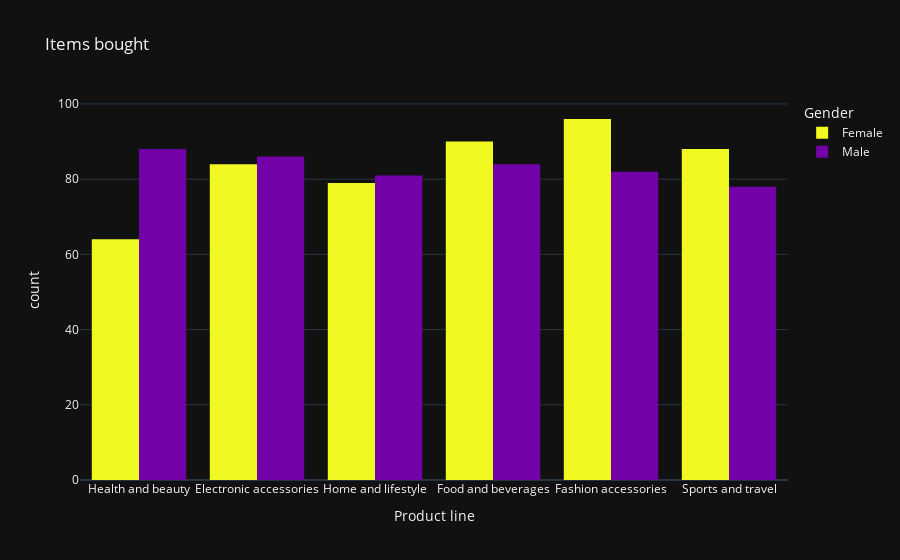

The notebook cell this image was saved under:
### Code cell
#1 The total number of items bought by the customers
px.histogram(data_frame=df,
             x='Product line',
             color='Gender',
             template='plotly_dark',
             color_discrete_map={
                 'Female':'#f0f921',
                 'Male':'#7201a8'
             },
             barmode='group',
            title="Items bought")

### Figure 1 — Plotly figure (JSON) as saved in the notebook; plotly's stock layout.template omitted (floating-point values rounded to 4 significant figures; data arrays with more than 128 entries replaced by an {"elided": "..."} marker saying what was removed)
{"data": [{"alignmentgroup": "True", "bingroup": "x", "hovertemplate": "Gender=Female<br>Product line=%{x}<br>count=%{y}<extra></extra>", "legendgroup": "Female", "marker": {"color": "#f0f921", "pattern": {"shape": ""}}, "name": "Female", "offsetgroup": "Female", "orientation": "v", "showlegend": true, "type": "histogram", "x": {"elided": "501 str values"}, "xaxis": "x", "yaxis": "y"}, {"alignmentgroup": "True", "bingroup": "x", "hovertemplate": "Gender=Male<br>Product line=%{x}<br>count=%{y}<extra></extra>", "legendgroup": "Male", "marker": {"color": "#7201a8", "pattern": {"shape": ""}}, "name": "Male", "offsetgroup": "Male", "orientation": "v", "showlegend": true, "type": "histogram", "x": {"elided": "499 str values"}, "xaxis": "x", "yaxis": "y"}], "layout": {"barmode": "group", "legend": {"title": {"text": "Gender"}, "tracegroupgap": 0}, "title": {"text": "Items bought"}, "xaxis": {"anchor": "y", "domain": [0, 1], "title": {"text": "Product line"}}, "yaxis": {"anchor": "x", "domain": [0, 1], "title": {"text": "count"}}}}
